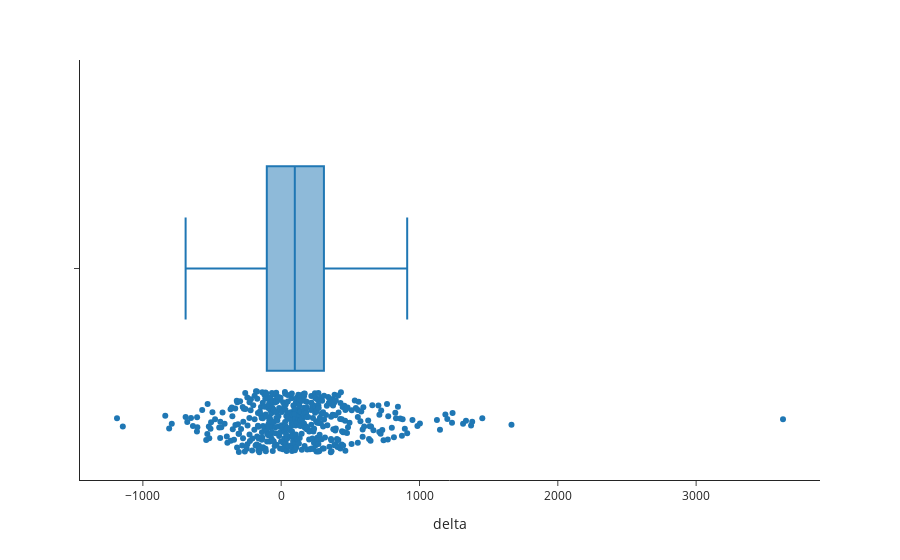

Notebook code for this chart:
### Code cell
# Box plot
fig_box = px.box(features, x='delta', template='simple_white', 
                 points = 'all'
                )
fig_box

### Figure 1 — Plotly figure (JSON) as saved in the notebook; plotly's stock layout.template omitted (floating-point values rounded to 4 significant figures; data arrays with more than 128 entries replaced by an {"elided": "..."} marker saying what was removed)
{"data": [{"alignmentgroup": "True", "boxpoints": "all", "hovertemplate": "delta=%{x}<extra></extra>", "legendgroup": "", "marker": {"color": "#1F77B4"}, "name": "", "notched": false, "offsetgroup": "", "orientation": "h", "showlegend": false, "type": "box", "x": {"elided": "448 int values"}, "x0": " ", "xaxis": "x", "y0": " ", "yaxis": "y"}], "layout": {"boxmode": "group", "legend": {"tracegroupgap": 0}, "margin": {"t": 60}, "xaxis": {"anchor": "y", "domain": [0, 1], "title": {"text": "delta"}}, "yaxis": {"anchor": "x", "domain": [0, 1]}}}
